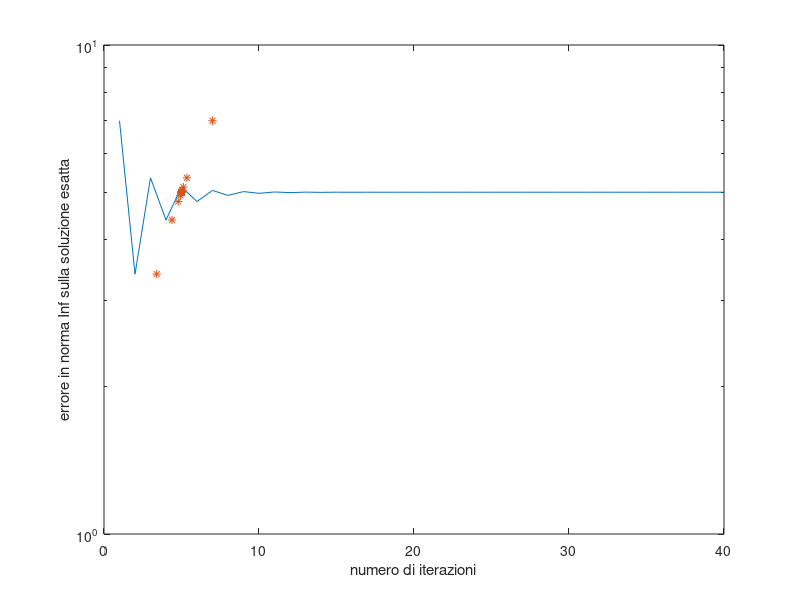

Recreate this plot in MATLAB.
clear
clc
close all

A = [8, 2, 3; 2, 4 ,0; 3, 0, 5];
b = [48;2;35];
x = [0 0 0]';
toll = 10^-6;

[n,n]=size(A);
x0=zeros(n,1);
iter=0;
nmax=40;
while iter<nmax
    iter=iter+1;
    D=diag(diag(A));
    C=A-D;
    B_Jacobi=-inv(D)*C;
    x_J(:,iter)=-inv(D)*C*x0+inv(D)*b;
    x0=x_J(:,iter);
    err_J(iter,1)=norm(x-x_J(:,iter),inf);
end

semilogy([1:iter],err_J);
hold on;
semilogy(err_J, err_J, '*');
xlabel('numero di iterazioni')
ylabel('errore in norma Inf sulla soluzione esatta')